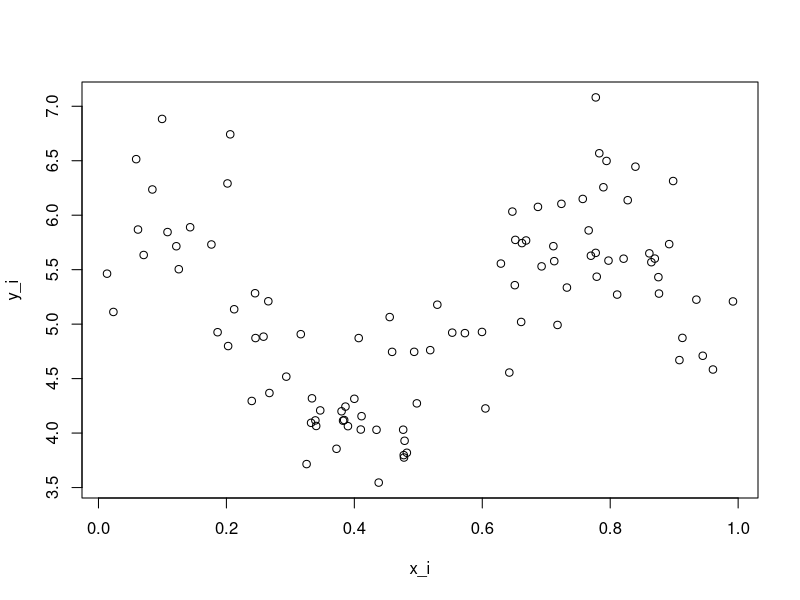
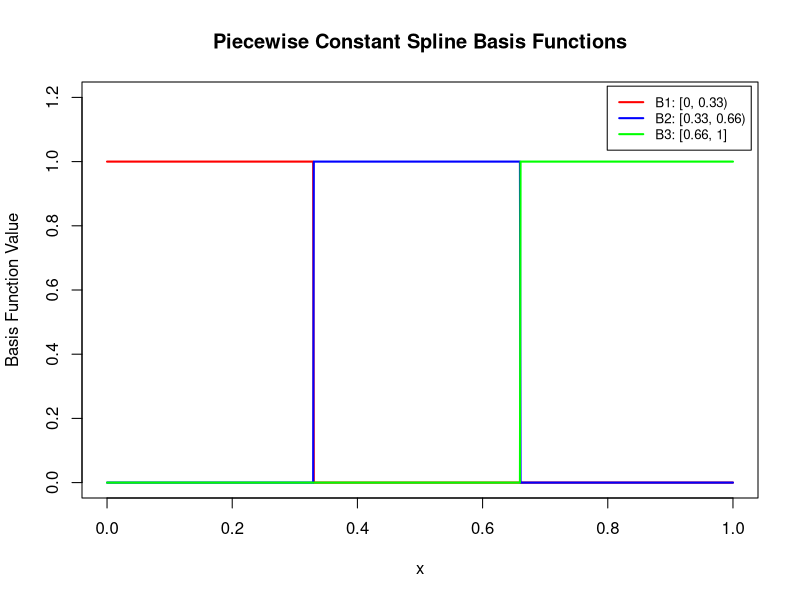
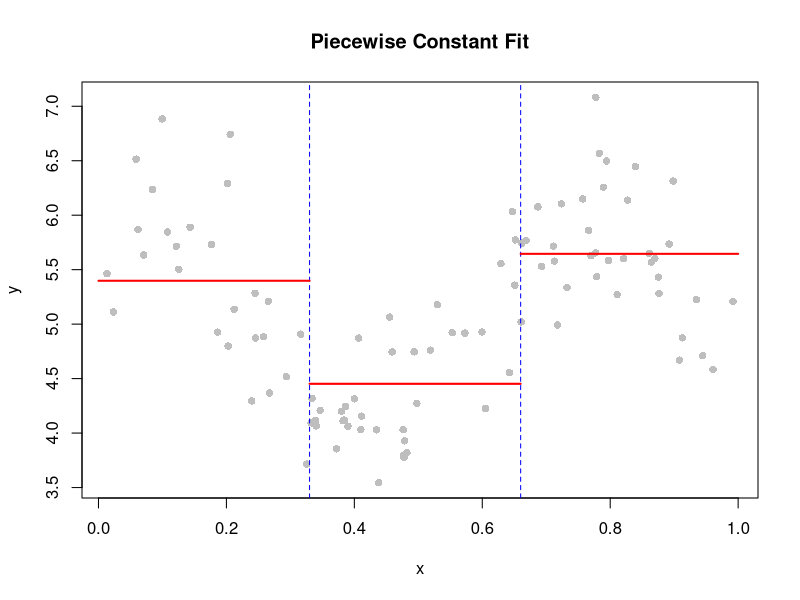
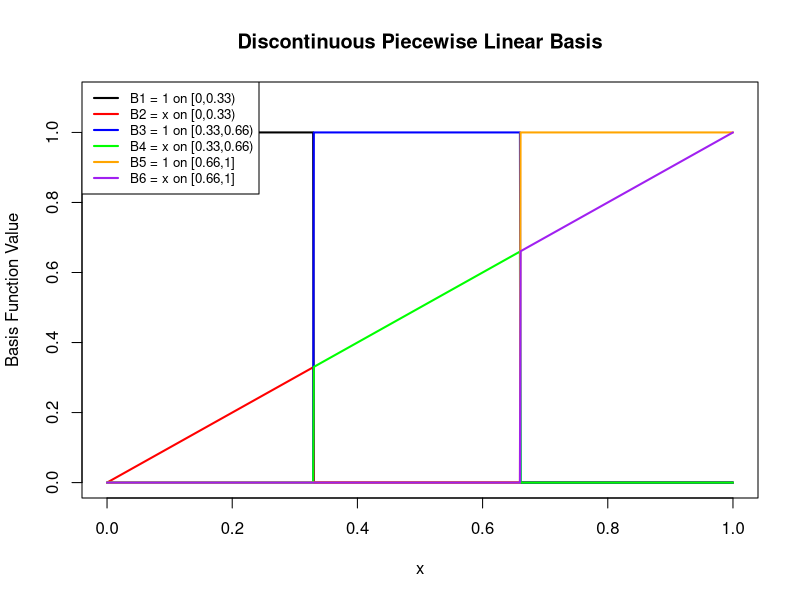
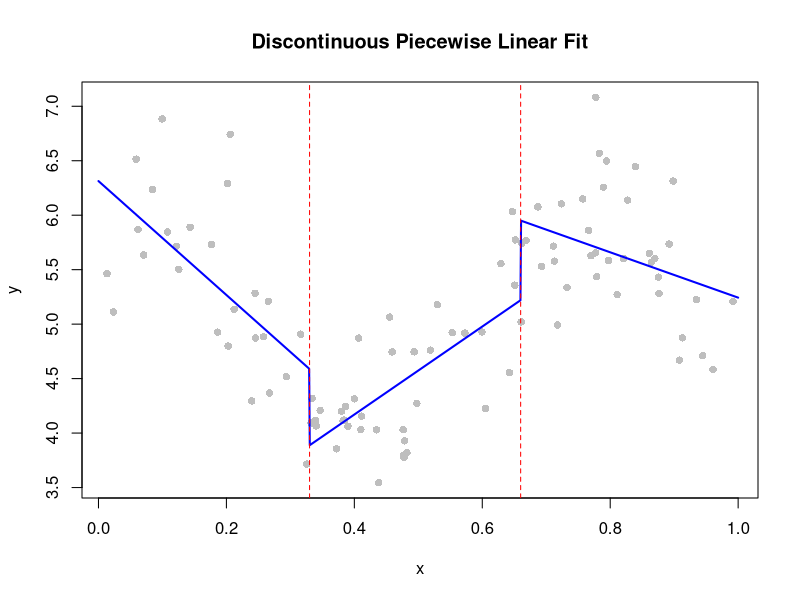
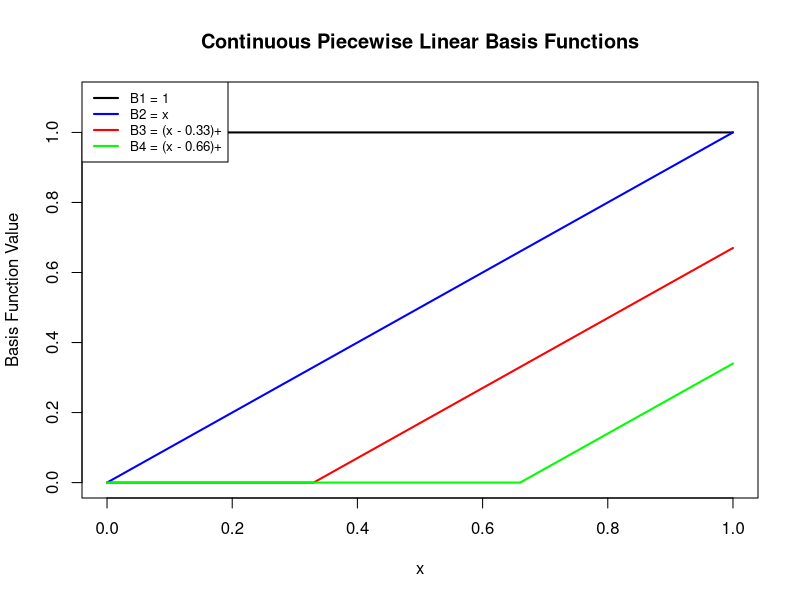
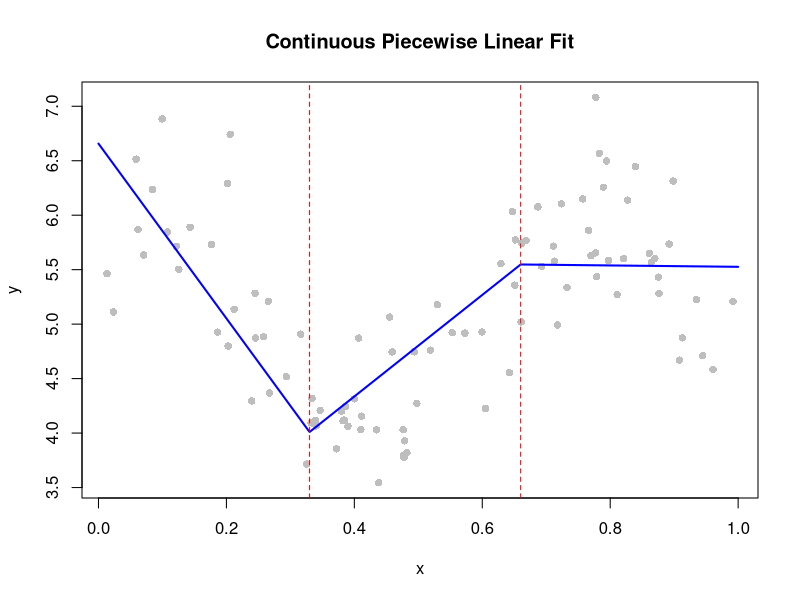
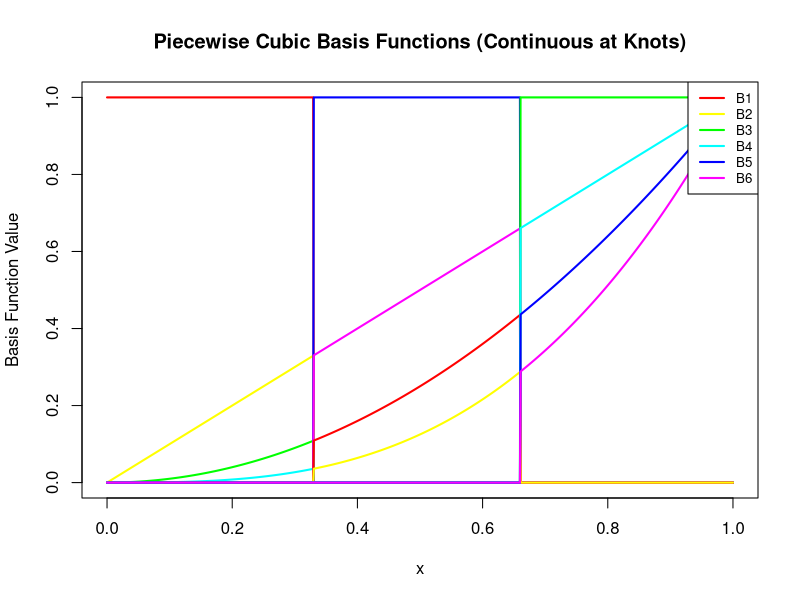

Here is the R script that generated these plots, in order:
## ---- chunk 1
knitr::opts_chunk$set(echo = TRUE)
knitr::opts_chunk$set(fig.pos = 'H')
## ---- chunk 2
rm(list = ls())
set.seed(1)
x_i <- runif(100) # x ~ U(0,1)
# define u_i
u_i <- 5 + sin(3*pi*(x_i-0.6))

# define y_i
y_i <- rnorm(100, mean = u_i, sd = 0.5)

plot(x_i, y_i)
## ---- chunk 3
# X will be a 100x3 matrix. 
## for 0<=x<0.33 column 1 has ones, 0 otherwise
## for 0.33<=x<0.66 column 2 has ones, 0 otherwise
## for 0.66<=x<=1 column 3 has ones, 0 otherwise

# initialize design matrix
X <- matrix(0, nrow = length(x_i), ncol = 3)

# define intervals using indicator functions
X[,1] <- as.numeric(x_i < 0.33)
X[,2] <- as.numeric(x_i >= 0.33 & x_i < 0.66)
X[,3] <- as.numeric(x_i >= 0.66)
## ---- chunk 4
# Define the sequence of x values to evaluate the basis functions
x_vals <- seq(0, 1, length.out = 1000)

# Define the 3 basis functions as indicator functions
B1 <- as.numeric(x_vals < 0.33)
B2 <- as.numeric(x_vals >= 0.33 & x_vals < 0.66)
B3 <- as.numeric(x_vals >= 0.66)

# Plot
plot(x_vals, B1, type = "l", col = "red", lwd = 2,
     ylim = c(0, 1.2), ylab = "Basis Function Value", xlab = "x",
     main = "Piecewise Constant Spline Basis Functions")
lines(x_vals, B2, col = "blue", lwd = 2)
lines(x_vals, B3, col = "green", lwd = 2)

legend("topright", legend = c("B1: [0, 0.33)", "B2: [0.33, 0.66)", "B3: [0.66, 1]"),
       col = c("red", "blue", "green"), lwd = 2, 
       inset = 0.01,     # shrink distance from edge
       cex = 0.8)        # shrink text

## ---- chunk 5
# Step 1: Simulate the data
## Done above

# Step 2: Construct the piecewise constant basis (design matrix)
X <- cbind(
  B1 = as.numeric(x_i < 0.33),
  B2 = as.numeric(x_i >= 0.33 & x_i < 0.66),
  B3 = as.numeric(x_i >= 0.66)
)

# Step 3: Fit the linear model without intercept (so basis acts directly)
fit <- lm(y_i ~ X - 1)  # "-1" removes the intercept

# Step 4: Plot the data and the fitted piecewise constant spline
# Sort x for nice plotting
sorted_index <- order(x_i)
x_sorted <- x_i[sorted_index]
y_sorted <- y_i[sorted_index]

# Predicted values using fitted model
y_pred <- fitted(fit)

# Step 5: Plot
plot(x_i, y_i, pch = 16, col = "grey", xlab = "x", ylab = "y", main = "Piecewise Constant Fit")
abline(v = c(0.33, 0.66), lty = 2, col = "blue")
# add the mean predicted lines:
lines(c(0, 0.33) , c(coef(fit)[1], coef(fit)[1]), col = "red", lwd = 2)
lines(c(0.33, 0.66) , c(coef(fit)[2], coef(fit)[2]), col = "red", lwd = 2)
lines(c(0.66, 1) , c(coef(fit)[3], coef(fit)[3]), col = "red", lwd = 2)
## ---- chunk 6
x <- seq(0, 1, length.out = 1000)

B1 <- as.numeric(x < 0.33)
B2 <- x * (x < 0.33)

B3 <- as.numeric(x >= 0.33 & x < 0.66)
B4 <- x * (x >= 0.33 & x < 0.66)

B5 <- as.numeric(x >= 0.66)
B6 <- x * (x >= 0.66)

X <- cbind(B1, B2, B3, B4, B5, B6)
## ---- chunk 7
plot(x, B1, type = "l", col = "black", ylim = c(0,1.1), lwd = 2,
     ylab = "Basis Function Value", xlab = "x", main = "Discontinuous Piecewise Linear Basis")
lines(x, B2, col = "red", lwd = 2)
lines(x, B3, col = "blue", lwd = 2)
lines(x, B4, col = "green", lwd = 2)
lines(x, B5, col = "orange", lwd = 2)
lines(x, B6, col = "purple", lwd = 2)

legend("topleft", 
       legend = c("B1 = 1 on [0,0.33)", "B2 = x on [0,0.33)", 
                  "B3 = 1 on [0.33,0.66)", "B4 = x on [0.33,0.66)", 
                  "B5 = 1 on [0.66,1]", "B6 = x on [0.66,1]"),
       col = c("black", "red", "blue", "green", "orange", "purple"), 
       lwd = 2, cex = 0.8)

## ---- chunk 8
# Step 1: Simulate data
## done above

# Step 2: Define basis functions (discontinuous piecewise linear)
B1 <- as.numeric(x_i < 0.33)
B2 <- x_i * B1

B3 <- as.numeric(x_i >= 0.33 & x_i < 0.66)
B4 <- x_i * B3

B5 <- as.numeric(x_i >= 0.66)
B6 <- x_i * B5

# Step 3: Build design matrix
X <- cbind(B1, B2, B3, B4, B5, B6)

# Step 4: Fit the linear model
fit <- lm(y_i ~ X - 1)  # "-1" removes intercept; each region has its own intercept via B1, B3, B5

# Step 5: Predict over a dense grid for smooth plotting
x_plot <- seq(0, 1, length.out = 1000)

B1p <- as.numeric(x_plot < 0.33)
B2p <- x_plot * B1p

B3p <- as.numeric(x_plot >= 0.33 & x_plot < 0.66)
B4p <- x_plot * B3p

B5p <- as.numeric(x_plot >= 0.66)
B6p <- x_plot * B5p

Xp <- cbind(B1p, B2p, B3p, B4p, B5p, B6p)

# Predicted y values
y_fit <- Xp %*% coef(fit) # X*beta_hat

# Step 6: Plot
plot(x_i, y_i, pch = 16, col = "grey", xlab = "x", ylab = "y", main = "Discontinuous Piecewise Linear Fit")
lines(x_plot, y_fit, col = "blue", lwd = 2)
abline(v = c(0.33, 0.66), col = "red", lty = 2)

## ---- chunk 9
# Define x values over the domain
x <- seq(0, 1, length.out = 1000)

# Define the knots
knot1 <- 0.33
knot2 <- 0.66

# Construct the truncated power basis (degree 1 spline, continuous at knots)
B1 <- rep(1, length(x))           # Intercept for all x
B2 <- x                           # Linear term for all x
B3 <- pmax(0, x - knot1)          # (x - 0.33)_+ for x>=0.33
B4 <- pmax(0, x - knot2)          # (x - 0.66)_+ for x>=0.66

# Combine into a design matrix
X <- cbind(B1, B2, B3, B4)
## ---- chunk 10
# Plot all basis functions
plot(x, B1, type = "l", lwd = 2, col = "black", ylim = c(0, 1.1),
     xlab = "x", ylab = "Basis Function Value", main = "Continuous Piecewise Linear Basis Functions")
lines(x, B2, col = "blue", lwd = 2)
lines(x, B3, col = "red", lwd = 2)
lines(x, B4, col = "green", lwd = 2)

# Add a legend
legend("topleft",
       legend = c("B1 = 1", "B2 = x", "B3 = (x - 0.33)+", "B4 = (x - 0.66)+"),
       col = c("black", "blue", "red", "green"),
       lwd = 2, cex = 0.8)
## ---- chunk 11
# Step 1: Simulate the data
## done above

# Step 2: Define the basis functions for the truncated power basis
knot1 <- 0.33
knot2 <- 0.66

B1 <- rep(1, length(x_i))           # Intercept
B2 <- x_i                           # x
B3 <- pmax(0, x_i - knot1)          # (x - 0.33)_+
B4 <- pmax(0, x_i - knot2)          # (x - 0.66)_+

X <- cbind(B1, B2, B3, B4)

# Step 3: Fit the linear model
fit <- lm(y_i ~ X - 1)  # "-1" removes automatic intercept, since B1 handles it

# Optional: check model summary
summary(fit)
## ---- chunk 12
# Step 4: Predict over a smooth grid
x_plot <- seq(0, 1, length.out = 1000)

B1p <- rep(1, length(x_plot))
B2p <- x_plot
B3p <- pmax(0, x_plot - knot1)
B4p <- pmax(0, x_plot - knot2)

Xp <- cbind(B1p, B2p, B3p, B4p)
y_fit <- Xp %*% coef(fit) # y_hat = XB_hat

# Step 5: Plot
plot(x_i, y_i, pch = 16, col = "grey", xlab = "x", ylab = "y", main = "Continuous Piecewise Linear Fit")
lines(x_plot, y_fit, col = "blue", lwd = 2)
abline(v = c(knot1, knot2), col = "red", lty = 2)
## ---- chunk 13
# Interval 1: x in [0, 0.33)
B1 <- as.numeric(x_i < knot1)
B2 <- x_i * B1
B3 <- x_i^2 * B1
B4 <- x_i^3 * B1

# Interval 2: x in [0.33, 0.66)
B5 <- as.numeric(x_i >= knot1 & x_i < knot2)
B6 <- x_i * B5
B7 <- x_i^2 * B5
B8 <- x_i^3 * B5

# Interval 3: x in [0.66, 1]
B9  <- as.numeric(x_i >= knot2) # define an indicator for the third interval
B10 <- x_i * B9
B11 <- x_i^2 * B9
B12 <- x_i^3 * B9

# Combine into design matrix
X <- cbind(B1, B2, B3, B4,
           B5, B6, B7, B8,
           B9, B10, B11, B12)

# Optional: check dimensions and column names
colnames(X) <- paste0("B", 1:12)
dim(X)
## ---- chunk 14
# Define plotting grid
x <- seq(0, 1, length.out = 1000)

# Define basis functions on the grid
# Interval 1: x in [0, 0.33)
B1 <- as.numeric(x < knot1)
B2 <- x * B1
B3 <- x^2 * B1
B4 <- x^3 * B1

# Interval 2: x in [0.33, 0.66)
B5 <- as.numeric(x >= knot1 & x < knot2)
B6 <- x * B5
B7 <- x^2 * B5
B8 <- x^3 * B5

# Interval 3: x in [0.66, 1]
B9  <- as.numeric(x >= knot2) # define an indicator for the third interval
B10 <- x * B9
B11 <- x^2 * B9
B12 <- x^3 * B9

# Combine for plotting
basis_matrix <- cbind(B1, B2, B3, B4, B5, B6, B7, B8, B9, B10, B11, B12)

# Plot
matplot(x, basis_matrix, type = "l", lty = 1, lwd = 2,
        col = rainbow(6), ylab = "Basis Function Value", xlab = "x",
        main = "Piecewise Cubic Basis Functions (Continuous at Knots)")

legend("topright", legend = paste0("B", 1:6),
       col = rainbow(6), lwd = 2, cex = 0.8)
## ---- chunk 15

# Step 3: Create design matrix for x_i
## Use from above in step 2

# Step 4: Fit the linear model
fit <- lm(y_i ~ X - 1)  # remove intercept as B1 handles it

# Step 5: Predict on a dense grid
## use the betas defined above to plot the basis

y_fit <- basis_matrix %*% coef(fit)

# Step 6: Plot
plot(x_i, y_i, pch = 16, col = "grey", xlab = "x", ylab = "y",
     main = "Piecewise Cubic Spline Fit (Continuous at Knots)")
lines(x_plot, y_fit, col = "blue", lwd = 2)
abline(v = c(knot1, knot2), col = "red", lty = 2)
## ---- chunk 16
# Global polynomial
B1 <- rep(1, length(x_i))
B2 <- x_i 
B3 <- x_i^2 
B4 <- x_i^3 

# truncated power bases:
B5 <- pmax(0, x_i - knot1) # linear
B6 <- (max(0, x_i - knot1))^2 # quadratic
B7 <- (max(0, x_i - knot1))^3 # cubic


B8 <- pmax(0, x_i - knot2) # linear
B9 <- (max(0, x_i - knot2))^2 # quadratic
B10 <- (max(0, x_i - knot2))^3 # cubic

# Combine into design matrix
X <- cbind(B1, B2, B3, B4,
           B5, B6, B7, B8,
           B9, B10)

# Optional: check dimensions and column names
colnames(X) <- paste0("B", 1:10)
dim(X)
## ---- chunk 17
# Define a fine grid for plotting
x <- seq(0, 1, length.out = 1000)

# Global polynomial
B1 <- rep(1, length(x))
B2 <- x 
B3 <- x^2 
B4 <- x^3 

# truncated power bases:
B5 <- pmax(0, x - knot1) # linear
B6 <- (pmax(0, x - knot1))^2 # quadratic
B7 <- (pmax(0, x - knot1))^3 # cubic


B8 <- pmax(0, x - knot2) # linear
B9 <- (pmax(0, x - knot2))^2 # quadratic
B10 <- (pmax(0, x - knot2))^3 # cubic

# Combine into design matrix
basis_matrix <- cbind(B1, B2, B3, B4,
           B5, B6, B7, B8,
           B9, B10)

# Plot all basis functions
matplot(x, basis_matrix, type = "l", lty = 1, lwd = 2,
        col = rainbow(10), ylab = "Basis Value", xlab = "x",
        main = "Piecewise Cubic Polynomial Basis (Continuous at the knots)")

legend("topright", legend = paste0("B", 1:10), 
       col = rainbow(10), lwd = 2, ncol = 2, cex = 0.75)
## ---- chunk 18
# Step 1: Simulate the data
## done above

# Step 2: Create the design matrix (same as before)

# Global polynomial
B1 <- rep(1, length(x_i))
B2 <- x_i 
B3 <- x_i^2 
B4 <- x_i^3 

# truncated power bases:
B5 <- pmax(0, x_i - knot1) # linear
B6 <- (pmax(0, x_i - knot1))^2 # quadratic
B7 <- (pmax(0, x_i - knot1))^3 # cubic

B8 <- pmax(0, x_i - knot2) # linear
B9 <- (pmax(0, x_i - knot2))^2 # quadratic
B10 <- (pmax(0, x_i - knot2))^3 # cubic

X <- cbind(B1, B2, B3, B4,
           B5, B6, B7, B8,
           B9, B10)

# Step 3: Fit the model
fit <- lm(y_i ~ X - 1)  # Remove intercept since B1 already covers it

# Step 4: Predict on a fine grid
x_plot <- seq(0, 1, length.out = 1000)

# Basis functions for x_plot
# Global polynomial
B1p <- rep(1, length(x_plot))
B2p <- x_plot 
B3p <- x_plot^2 
B4p <- x_plot^3 

# truncated power bases:
B5p <- pmax(0, x_plot - knot1) # linear
B6p <- (pmax(0, x_plot - knot1))^2 # quadratic
B7p <- (pmax(0, x_plot - knot1))^3 # cubic

B8p <- pmax(0, x_plot - knot2) # linear
B9p <- (pmax(0, x_plot - knot2))^2 # quadratic
B10p <- (pmax(0, x_plot - knot2))^3 # cubic

Xp <- cbind(B1p, B2p, B3p, B4p,
            B5p, B6p, B7p, B8p,
            B9p, B10p)

y_fit <- Xp %*% coef(fit)

# Step 5: Plot
plot(x_i, y_i, pch = 16, col = "grey", xlab = "x", ylab = "y",
     main = "Piecewise Cubic Polynomia, continuous at the knots")
lines(x_plot, y_fit, col = "blue", lwd = 2)
abline(v = c(knot1, knot2), col = "red", lty = 2)
## ---- chunk 19
# Global polynomial
B1 <- rep(1, length(x_i))
B2 <- x_i 
B3 <- x_i^2 
B4 <- x_i^3 

# truncated power bases:
B5 <- (max(0, x_i - knot1))^2 # quadratic
B6 <- (max(0, x_i - knot1))^3 # cubic

B7 <- (max(0, x_i - knot2))^2 # quadratic
B8 <- (max(0, x_i - knot2))^3 # cubic

# Combine into design matrix
X <- cbind(B1, B2, B3, B4,
           B5, B6, B7, B8)

# Optional: check dimensions and column names
colnames(X) <- paste0("B", 1:8)
dim(X)
## ---- chunk 20
# Define a fine grid for plotting
x <- seq(0, 1, length.out = 1000)

# Global polynomial
B1 <- rep(1, length(x))
B2 <- x 
B3 <- x^2 
B4 <- x^3 

# truncated power bases:
B5 <- (pmax(0, x - knot1))^2 # quadratic
B6 <- (pmax(0, x - knot1))^3 # cubic

B7 <- (pmax(0, x - knot2))^2 # quadratic
B8 <- (pmax(0, x - knot2))^3 # cubic

# Combine into design matrix
basis_matrix <- cbind(B1, B2, B3, B4,
           B5, B6, B7, B8)

# Plot all basis functions
matplot(x, basis_matrix, type = "l", lty = 1, lwd = 2,
        col = rainbow(10), ylab = "Basis Value", xlab = "x",
        main = "Piecewise Cubic Polynomial Basis (Continuous at the knots)")

legend("topright", legend = paste0("B", 1:10), 
       col = rainbow(10), lwd = 2, ncol = 2, cex = 0.75)
## ---- chunk 21
# Step 1: Simulate the data
## done above

# Step 2: Create the design matrix (same as before)

# Global polynomial
B1 <- rep(1, length(x_i))
B2 <- x_i 
B3 <- x_i^2 
B4 <- x_i^3 

# truncated power bases:
B5 <- (pmax(0, x_i - knot1))^2 # quadratic
B6 <- (pmax(0, x_i - knot1))^3 # cubic

B7 <- (pmax(0, x_i - knot2))^2 # quadratic
B8 <- (pmax(0, x_i - knot2))^3 # cubic

X <- cbind(B1, B2, B3, B4,
           B5, B6, B7, B8)

# Step 3: Fit the model
fit <- lm(y_i ~ X - 1)  # Remove intercept since B1 already covers it

# Step 4: Predict on a fine grid
x_plot <- seq(0, 1, length.out = 1000)

# Basis functions for x_plot
# Global polynomial
B1p <- rep(1, length(x_plot))
B2p <- x_plot 
B3p <- x_plot^2 
B4p <- x_plot^3 

# truncated power bases:
B5p <- (pmax(0, x_plot - knot1))^2 # quadratic
B6p <- (pmax(0, x_plot - knot1))^3 # cubic

B7p <- (pmax(0, x_plot - knot2))^2 # quadratic
B8p <- (pmax(0, x_plot - knot2))^3 # cubic

Xp <- cbind(B1p, B2p, B3p, B4p,
            B5p, B6p, B7p, B8p)

y_fit <- Xp %*% coef(fit)

# Step 5: Plot
plot(x_i, y_i, pch = 16, col = "grey", xlab = "x", ylab = "y",
     main = "Piecewise Cubic Polynomia, continuous at the knots")
lines(x_plot, y_fit, col = "blue", lwd = 2)
abline(v = c(knot1, knot2), col = "red", lty = 2)
## ---- chunk 22
# Global polynomial
B1 <- rep(1, length(x_i))
B2 <- x_i 
B3 <- x_i^2 
B4 <- x_i^3 

# truncated power bases:
B5 <- (max(0, x_i - knot1))^3 # cubic

B6 <- (max(0, x_i - knot2))^3 # cubic

# Combine into design matrix
X <- cbind(B1, B2, B3, B4,
           B5, B6)

# Optional: check dimensions and column names
colnames(X) <- paste0("B", 1:6)
dim(X)
## ---- chunk 23
# Define a fine grid for plotting
x <- seq(0, 1, length.out = 1000)

# Global polynomial
B1 <- rep(1, length(x))
B2 <- x 
B3 <- x^2 
B4 <- x^3 

# truncated power bases:
B5 <- (pmax(0, x - knot1))^3 # cubic
B6 <- (pmax(0, x - knot2))^3 # cubic

# Combine into design matrix
basis_matrix <- cbind(B1, B2, B3, B4,
           B5, B6)

# Plot all basis functions
matplot(x, basis_matrix, type = "l", lty = 1, lwd = 2,
        col = rainbow(6), ylab = "Basis Value", xlab = "x",
        main = "Piecewise Cubic Polynomial Basis (Continuous at the knots)")

legend("topright", legend = paste0("B", 1:6), 
       col = rainbow(6), lwd = 2, ncol = 2, cex = 0.75)
## ---- chunk 24
# Step 1: Simulate the data
## done above

# Step 2: Create the design matrix (same as before)

# Global polynomial
B1 <- rep(1, length(x_i))
B2 <- x_i 
B3 <- x_i^2 
B4 <- x_i^3 

# truncated power bases:
B5 <- (pmax(0, x_i - knot1))^3 # cubic
B6 <- (pmax(0, x_i - knot2))^3 # cubic

X <- cbind(B1, B2, B3, B4,
           B5, B6)

# Step 3: Fit the model
fit <- lm(y_i ~ X - 1)  # Remove intercept since B1 already covers it

# Step 4: Predict on a fine grid
x_plot <- seq(0, 1, length.out = 1000)

# Basis functions for x_plot
# Global polynomial
B1p <- rep(1, length(x_plot))
B2p <- x_plot 
B3p <- x_plot^2 
B4p <- x_plot^3 

# truncated power bases:
B5p <- (pmax(0, x_plot - knot1))^3 # cubic
B6p <- (pmax(0, x_plot - knot2))^3 # cubic

Xp <- cbind(B1p, B2p, B3p, B4p,
            B5p, B6p)

y_fit <- Xp %*% coef(fit)

# Step 5: Plot
plot(x_i, y_i, pch = 16, col = "grey", xlab = "x", ylab = "y",
     main = "Piecewise Cubic Polynomia, continuous at the knots")
lines(x_plot, y_fit, col = "blue", lwd = 2)
abline(v = c(knot1, knot2), col = "red", lty = 2)
